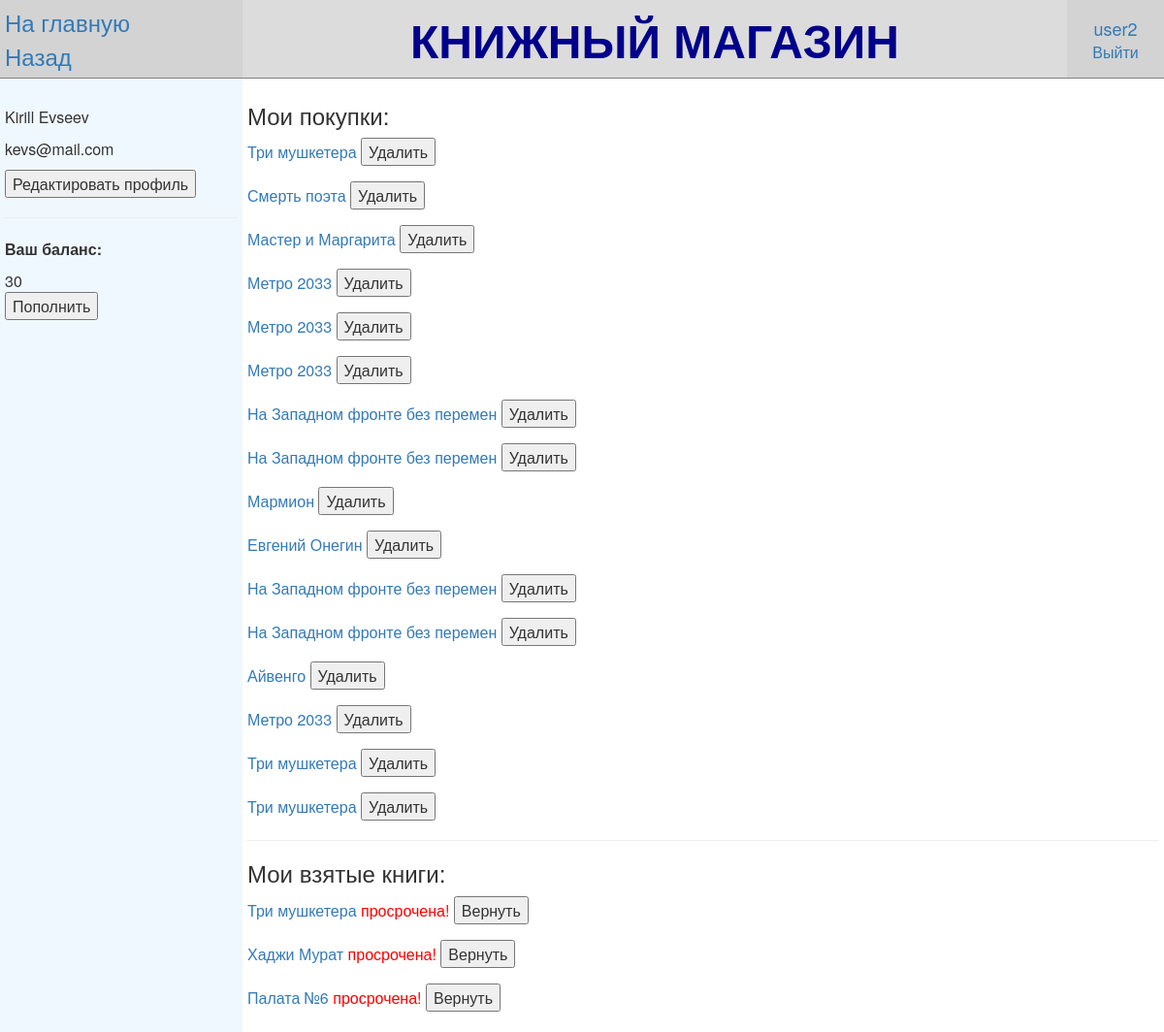
The app's page /profile/ (signed in) with its own data.
### bookstore_app/models.py (models this page shows, shortened)
class UserMoney(models.Model):
    user=models.OneToOneField(User, on_delete=models.CASCADE)
    money=models.IntegerField(default=0, validators=[MinValueValidator(0), MaxValueValidator(2147483647)], null=True, verbose_name="Баланс")

class Buy (models.Model):
    user=models.ForeignKey(User, on_delete=models.SET_NULL, null=True)
    book=models.ForeignKey(Book, on_delete=models.SET_NULL, null=True)

class Book (models.Model):
    LANG_CORT=(("ENG", "Английский"), ("DEU", "Немецкий"), ("FRA" ,"Французский"), ("RUS" ,"Русский"), ("ITA", "Итальянский"), ("SPA", "Испанский"), ("CHI", "Китайский"))
    GENR_CORT=((None, "---------"), ("Basnya", "Басня"), ("Povest", "Повесть"), ("Poema", "Поэма"), ("Proza", "Проза"), ("Pyesa", "Пьеса"), ("Rasskaz", "Рассказ"), ("Roman", "Роман"), ("Skazka", "Сказка"), ("Stix", "Стихотворение"))
    title=models.CharField(max_length=100, verbose_name="Название")
    image=models.ImageField(upload_to='media/', blank=True, null=True, verbose_name="Изображение")
    summary=models.TextField(max_length=500, blank=True, null=True, verbose_name="Описание")
    author=models.ForeignKey(Author, on_delete=models.SET_NULL, null=True, verbose_name="Автор")
    language=models.CharField(max_length=3, choices=sorted(LANG_CORT, key=lambda x: x[1] ), verbose_name="Язык")
    genre=models.CharField(max_length=20, choices=sorted(GENR_CORT, key=lambda x: x[1] ), verbose_name="Жанр")
    price=models.IntegerField(validators=[MinValueValidator(0), MaxValueValidator(2147483647)], null=True, verbose_name="Стоимость")
    count=models.IntegerField(validators=[MinValueValidator(0), MaxValueValidator(2147483647)], null=True, verbose_name="Количество")
    def __str__(self):
        return self.title
    class Meta:
        ordering=["title"]
    def get_absolute_url(self):
        return reverse ("book_info", args=[str(self.id)])

class Rent (models.Model):
    user=models.ForeignKey(User, on_delete=models.SET_NULL, null=True)
    book=models.ForeignKey(Book, on_delete=models.SET_NULL, null=True)
    date_start=models.DateField(default=date.today())
    date_return=models.DateField(default=date.today()+timedelta(14))
    def day_of_return(self):
        data=self.date_return-date.today()
        return data.days

### bookstore_app/views.py (the view)
# urls.py: path('profile/', views.profileuser, name='profile'),
@login_required(login_url='login')
def profileuser(request):
    buys=Buy.objects.filter(user=request.user)
    rents=Rent.objects.filter(user=request.user)
    money=UserMoney.objects.get(user=request.user)
    return render (request, "profile.html",
        context={
        "buys": buys,
        "rents": rents,
        "money": money,
        })

### bookstore_app/templates/profile.html (shortened to what this page needs)
{%extends "base_template.html"%}
{%block navigate%}
<form action="{% url 'user_update' %}">
    <p>{{user.first_name}} {{user.last_name}}</p>
    <p>{{user.email}}</p>
    <p><input type="submit" value="Редактировать профиль" name="butuserupdate"/></p>
</form>
<hr>
<form action="{% url 'money_plus' %}" method="get">
    <p><b>Ваш баланс:</b></p>
    {{money.money}}
    <p><input type="submit" value="Пополнить" name="butmoney"/></p>
</form>
{%endblock%}
{%block view%}
    <h3>Мои покупки:</h3>
        {%if buys%}
            {%for item in buys%}
            <form action="{% url 'buydelete' item.id%}" method="post">
                <p><a href="{{item.book.get_absolute_url}}">{{item.book}}</a>    <input type="submit" value="Удалить" name="butdelete"/></p>
            </form>
            {%endfor%}
        {%else%}
            <p>Покупок нет</p>
        {%endif%}
        <hr>
        <h3>Мои взятые книги:</h3>
        {%if rents%}
            {%for item in rents%}
            <form action="{% url 'bookreturn' item.id%}" method="post">
                {%if item.day_of_return > 0%}
                    <p><a href="{{item.book.get_absolute_url}}">{{item.book}}</a>    (осталось {{item.day_of_return}} дней)  <input type="submit" value="Вернуть" name="butreturn"/></p>
                {%elif item.day_of_return == 0%}
                    <p><a href="{{item.book.get_absolute_url}}">{{item.book}}</a>    (вернуть сегодня)  <input type="submit" value="Вернуть" name="butreturn"/></p>
                {%elif item.day_of_return < 0%}
                    <p><a href="{{item.book.get_absolute_url}}">{{item.book}}</a>    <font color="red">просрочена!</font>  <input type="submit" value="Вернуть" name="butreturn"/></p>
                {%endif%}
            </form>
            {%endfor%}
        {%else%}
            <p>Книг нет</p>
        {%endif%}
{%endblock%}

### bookstore_app/templates/base_template.html (shortened to what this page needs)
{% load static %}
<html>
    <head>
        <link rel="stylesheet" href="https://maxcdn.bootstrapcdn.com/bootstrap/3.3.7/css/bootstrap.min.css">
        <link rel="stylesheet" href="{% static 'css/styles.css' %}">
    </head>
    <body>
        <table width="100%" heigt="100%" frame="void" rules="rows">
            <tr bgcolor="Gainsboro">
                <td width="250" bgcolor="Lightgrey">
                    <a href="{% url 'index' %}"><font size="5">На главную</font></a><br>
                    <a href="{{request.META.HTTP_REFERER}}"><font size="5">Назад</font></a>
                </td>
                <td align="center" valign="middle">
                    <font size="10" color="DarkBlue"><b>КНИЖНЫЙ МАГАЗИН</b></font>
                </td>
                <td width="100" height="10" align="center" bgcolor="Lightgrey" >
                {%block login%}
                    {%if user.is_authenticated%}
                        {%if user.is_staff%}
                            <div><a href="/admin/"><font size="4">{{user.get_username}}</font></a></div>
                        {%else%}
                            {% for group in request.user.groups.all %}
                                {%if group.name == 'clients'%}
                                    <div><a href="{% url 'profile' %}"><font size="4">{{user.get_username}}</font></a></div>
                                {%elif group.name == 'workers'%}
                                    <div><a href="{% url 'worker' %}"><font size="4">{{user.get_username}}</font></a></div>
                                {%endif%}
                            {%endfor%}
                        {%endif%}
                        <a href="{% url 'logout' %}">Выйти</a>
                    {%else%}
                        <a href="{% url 'login' %}">Войти</a>
                        <a href="{% url 'register' %}">Регистрация</a>
                    {%endif%}
                {%endblock%}
                </td>
            </tr>
            <tr>
                <td height="100%" valign="top" bgcolor="AliceBlue">
                    <br>
                    {%block navigate%}
                    {%endblock%}
                </td>
                <td colspan="2">
                    {%block view%}
                    {%endblock%}
                </td>
            </tr>
        </table>
    </body>
</html>

### static/css/styles.css (style rules this page uses)
body { background-color:rgb(255, 255, 255); }
td { padding: 5px; }

### records on screen
UserMoney: money "30"
Buy: book "Три мушкетера"
Buy: book "Смерть поэта"
Buy: book "Мастер и Маргарита"
Buy: book "Метро 2033"
Buy: book "Метро 2033"
Buy: book "Метро 2033"
Buy: book "На Западном фронте без перемен"
Buy: book "На Западном фронте без перемен"
Buy: book "Мармион"
Buy: book "Евгений Онегин"
Buy: book "На Западном фронте без перемен"
Buy: book "На Западном фронте без перемен"
Buy: book "Айвенго"
Buy: book "Метро 2033"
Buy: book "Три мушкетера"
Buy: book "Три мушкетера"
Rent: book "Три мушкетера"
Rent: book "Хаджи Мурат"
Rent: book "Палата №6"

### other values on screen
{{ user.get_username }} "user2"
{{ user.first_name }} "Kirill"
{{ user.last_name }} "Evseev"
{{ user.email }} "kevs@mail.com"
